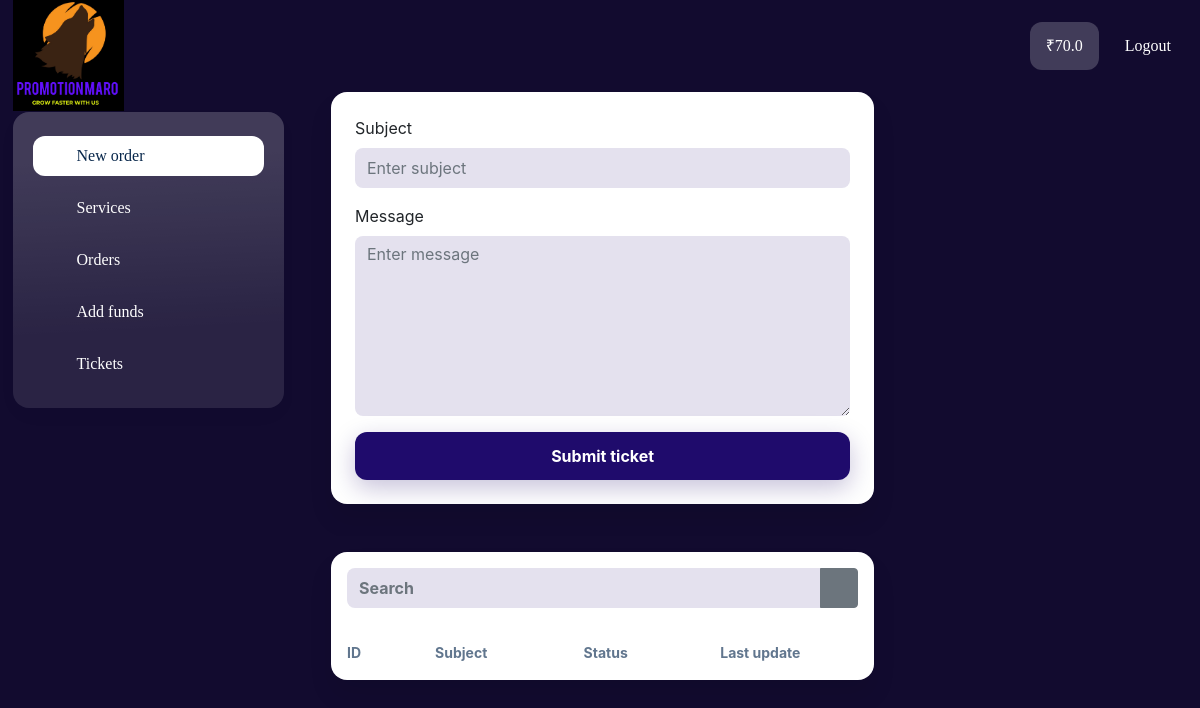
/tickets (signed in), run on an earlier commit of the app's database.
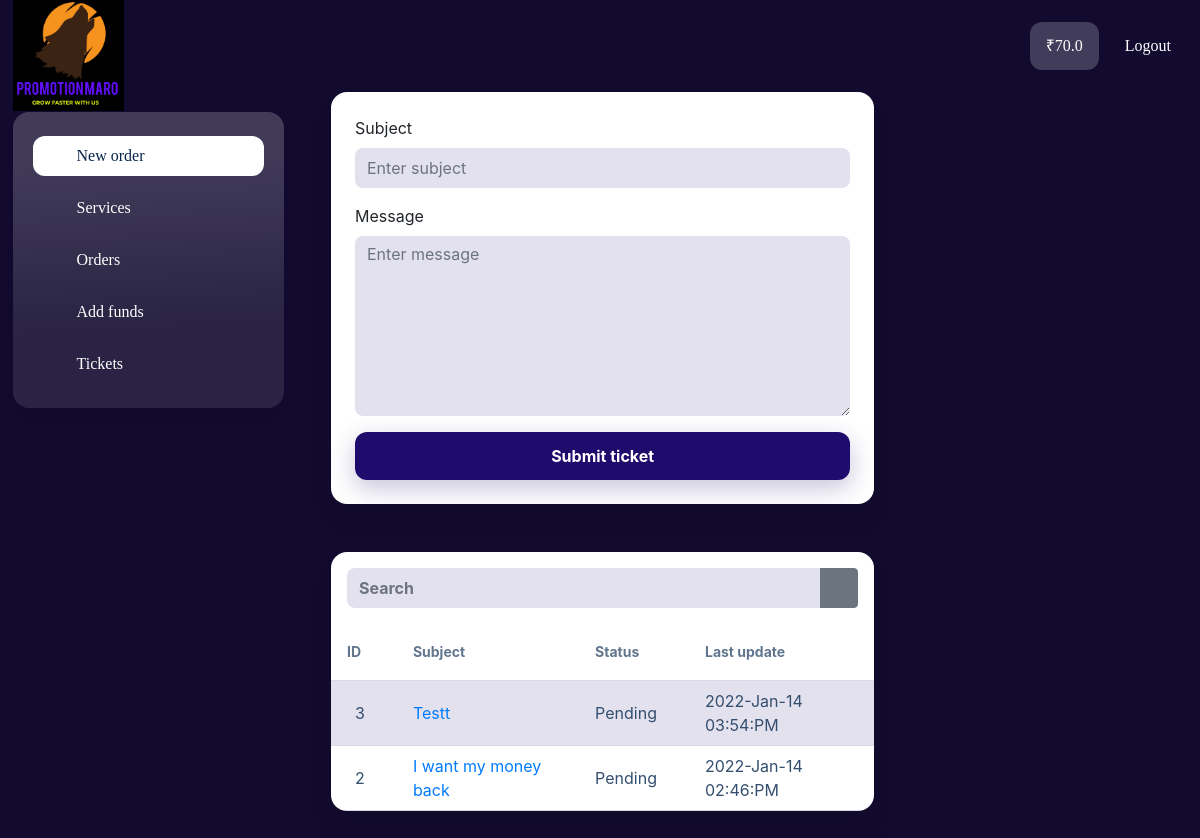
And on a later commit of the database.
### services/models.py (models this page shows)
class TicketsModel(models.Model):
    user = models.ForeignKey(User, on_delete=models.CASCADE)
    subject = models.CharField(max_length=400, blank=True, null=True)
    status = models.CharField(choices=MESSAGE_STATUS,
                              max_length=20,
                              default="Pending")
    created = models.DateTimeField(auto_now_add=True)
    last_updated = models.DateTimeField(auto_now=True)
    class Meta:
        verbose_name = "Ticket"

### services/views.py (the view, shortened to what this page needs)
# urls.py: path('tickets', tickets, name="tickets"),
def tickets(request):
    tickets = TicketsModel.objects.filter(
        user=request.user).order_by('-created')
    return render(request, "tickets.html", {"tickets": tickets})

### dashboard/templatetags/get_account_pay.py (called while the page is built)
@register.simple_tag
def get_account_balance(user):
    return AccountBalance.objects.get(user=user).money

### services/templates/tickets.html (shortened to what the changed rows need)
{% extends 'base.html' %}
{% block content %}
<div class="wrapper wrapper-sidebar-navbar">
    <div class="wrapper-content">
        <div class="wrapper-content__body">
            <div id="block_31">
                <div class="tickets-list">
                    <div class="container-fluid">
                        <div class="row px-lg-4 tickets-list__alignment">
                            <div class="col-lg-8">
                                <div class="row">
                                    <div class="col">
                                        <div class="tickets-list__margin-table">
                                            <div
                                                class="table-bg component_table"
                                            >
                                                <div class="table-wr">
                                                    <table class="table">
                                                        <thead>
                                                            <tr>
                                                                <th>
                                                                    <div
                                                                        class="component_form_group tickets-list__margin-search"
                                                                    >
                                                                        <div
                                                                            class=""
                                                                        >
                                                                            <form
                                                                                action="/tickets"
                                                                                method="get"
                                                                                id="history-search"
                                                                            >
                                                                            </form>
                                                                        </div>
                                                                    </div>
                                                                </th>
                                                            </tr>
                                                        </thead>
                                                    </table>
                                                    <div
                                                        class="table-responsive table-responsive__search"
                                                    >
                                                        <table class="table">
                                                            <thead>
                                                                <tr>
                                                                    <th>ID</th>
                                                                    <th>
                                                                        Subject
                                                                    </th>
                                                                    <th>
                                                                        Status
                                                                    </th>
                                                                    <th
                                                                        class="nowrap"
                                                                    >
                                                                        Last
                                                                        update
                                                                    </th>
                                                                </tr>
                                                            </thead>
                                                            <tbody>
                                                                {% for ticket in tickets %}
                                                                <tr>
                                                                    <td>{{ticket.id}}</td>
                                                                    <td>
                                                                        <a
                                                                            href="{% url 'view_ticket' ticket.id %}"
                                                                            >{{ticket.subject}}</a
                                                                        >
                                                                    </td>
                                                                    <td>
                                                                        {{ticket.status}}
                                                                    </td>
                                                                    <td>
                                                                        <span
                                                                            class="nowrap"
                                                                            >{{ticket.last_updated|date:"Y-M-d"}}</span
                                                                        >
                                                                        <span
                                                                            class="nowrap"
                                                                            >{{ticket.last_updated|date:"h:i:A"}}</span
                                                                        >
                                                                    </td>
                                                                </tr>
                                                                {% endfor %}
                                                            </tbody>
                                                        </table>
                                                    </div>
                                                </div>
                                            </div>
                                        </div>
                                    </div>
                                </div>
                            </div>
                        </div>
                    </div>
                </div>
            </div>
        </div>
    </div>
</div>
{% endblock content %}

What changed in the data, as far as the page shows it:
added TicketsModel: id "3", subject "Testt", status "Pending", last_updated "2022-Jan-14", last_updated "03:54:PM"
added TicketsModel: id "2", subject "I want my money back", status "Pending", last_updated "2022-Jan-14", last_updated "02:46:PM"
